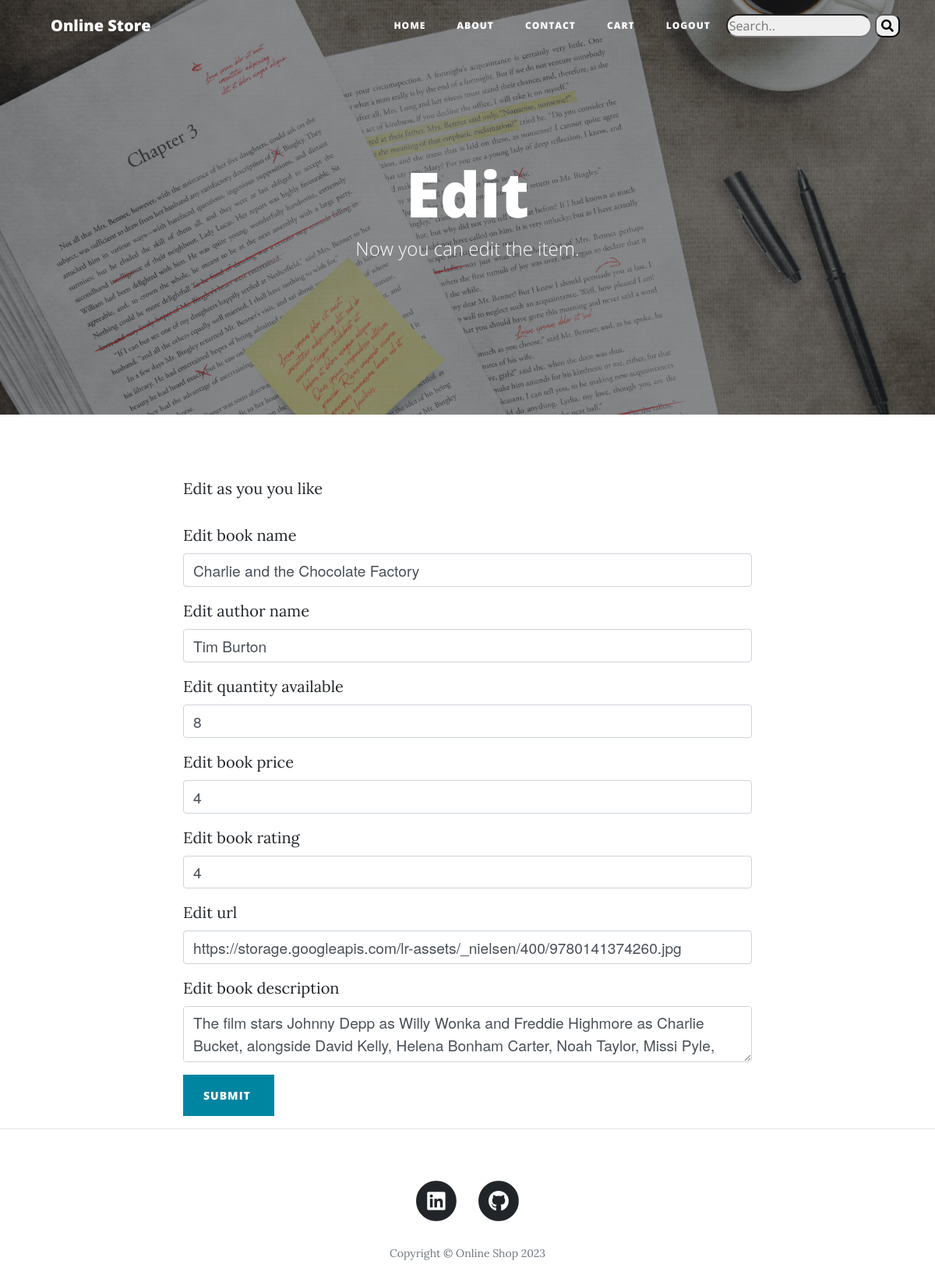
Before: /edit/3 (signed in) with the older database file.
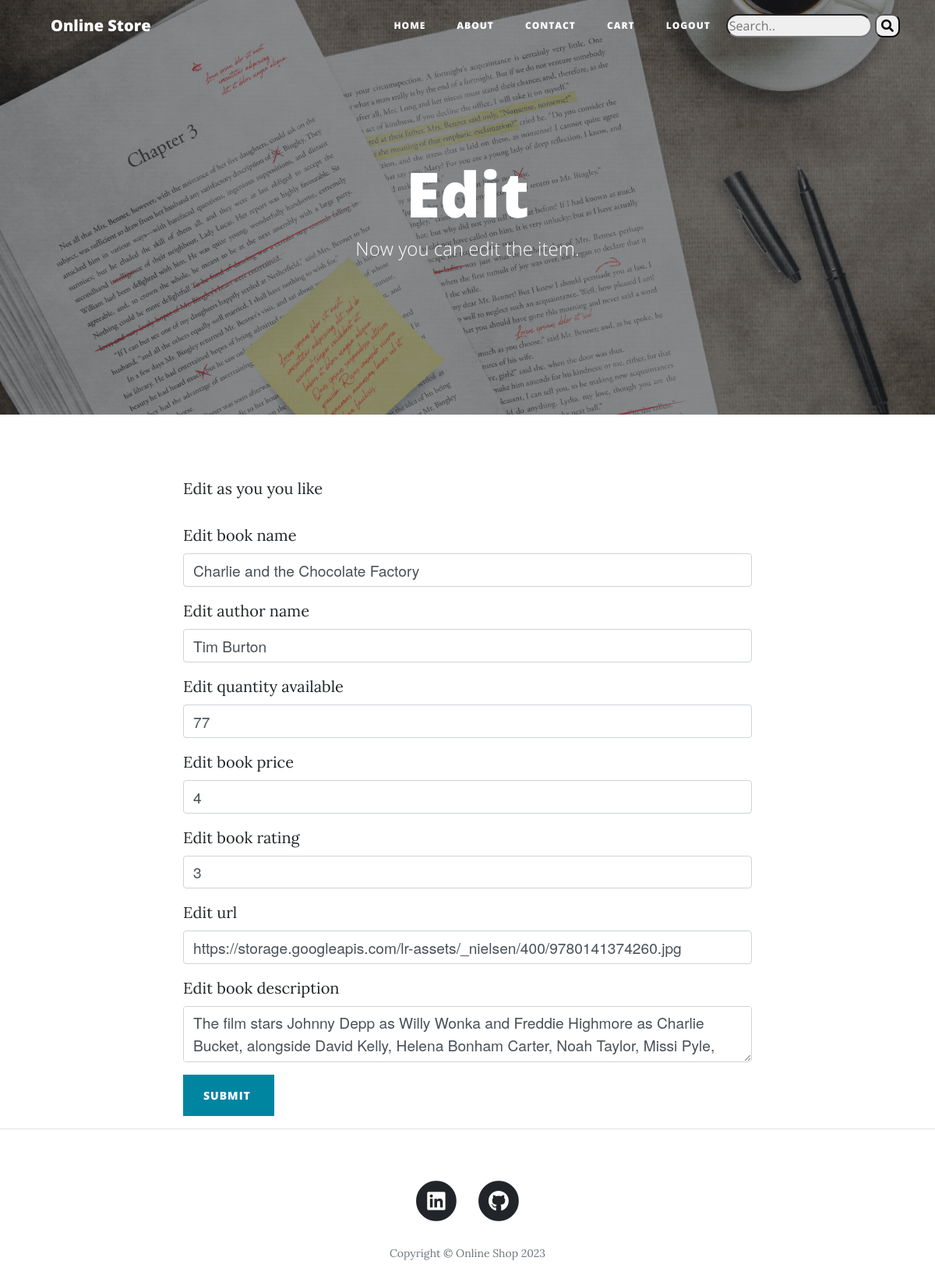
After: the same page with the newer database file.
### main.py (models this page shows)
class Books(db.Model):
    id = db.Column(db.Integer, primary_key=True)
    name = db.Column(db.String(250))
    author = db.Column(db.String(250))
    quantity = db.Column(db.Integer)
    price = db.Column(db.Integer)
    rating = db.Column(db.Integer)
    url = db.Column(db.String(250))
    description = db.Column(db.String(250))

### main.py (the view, shortened to what this page needs)
@app.route('/edit/<int:id>', methods=["GET", "POST"])
@login_required
def edit(id):
    edit_form = BookForm()
    if request.method == 'GET':
        book_to_edit = Books.query.filter_by(id=id).first()
        edit_form.name.data = book_to_edit.name
        edit_form.author.data = book_to_edit.author
        edit_form.quantity.data = book_to_edit.quantity
        edit_form.price.data = book_to_edit.price
        edit_form.rating.data = book_to_edit.rating
        edit_form.url.data = book_to_edit.url
        edit_form.description.data = book_to_edit.description
        return render_template('edit.html', form=edit_form)

### forms.py
class BookForm(FlaskForm):
    name = StringField('Edit book name', validators=[DataRequired()])
    author = StringField('Edit author name', validators=[DataRequired()])
    quantity = IntegerField('Edit quantity available ', validators=[DataRequired(message='Error: Integer expected')])
    price = FloatField('Edit book price', validators=[DataRequired(message='Error: Integer expected')])
    rating = IntegerField('Edit book rating', validators=[DataRequired(message='Error: Integer expected'), NumberRange(min=0, max=5)])
    url = TextField('Edit url', validators=[DataRequired(), URL()])
    description = TextAreaField('Edit book description', validators=[DataRequired()])
    submit = SubmitField('Submit ')

### main.py (called while the page is built)
@login_manager.user_loader
def load_user(user_id):
    print(f'User id to load: {User.query.get(int(user_id))}')
    return User.query.get(int(user_id))

### templates/edit.html
{% include "header.html" %}
{% import "bootstrap/wtf.html" as wtf %}
  <header class="masthead" style="background-image: url('{{ url_for('static', filename='img/edit.jpg')}}')">
    <div class="overlay"></div>
    <div class="container">
      <div class="row">
        <div class="col-lg-8 col-md-10 mx-auto">
          <div class="page-heading">
            <h1>Edit</h1>
            <span class="subheading">Now you can edit the item.</span>
          </div>
        </div>
      </div>
    </div>
  </header>
  <div class="container">
    <div class="row">
      <div class="col-lg-8 col-md-10 mx-auto">
        <p>Edit as you you like</p>
          {{ wtf.quick_form(form, button_map={"submit": "primary"}, novalidate=False) }}
      </div>
    </div>
  </div>
  <hr>
  {% include "footer.html" %}

### templates/header.html (shortened to what this page needs)
<!DOCTYPE html>
<html lang="en">
<head>
    <link href="{{ url_for('static', filename='vendor/bootstrap/css/bootstrap.min.css') }}" rel="stylesheet">
    <link href="{{ url_for('static', filename='vendor/fontawesome-free/css/all.min.css')}}" rel="stylesheet"
          type="text/css">
    <link href="{{ url_for('static', filename='css/clean-blog.min.css')}}" rel="stylesheet">
</head>
<body>
<nav class="navbar navbar-expand-lg navbar-light fixed-top" id="mainNav">
    <div class="container">
        <a class="navbar-brand" href="/">Online Store</a>
        <div class="collapse navbar-collapse" id="navbarResponsive">
            <ul class="navbar-nav ml-auto">
                <li class="nav-item">
                    <a class="nav-link" href="/">Home</a>
                </li>
                <li class="nav-item">
                    <a class="nav-link" href="/about">About</a>
                </li>
                {%if not current_user.is_authenticated:%}
                <li class="nav-item">
                    <a class="nav-link" href="/register">Register</a>
                </li>
                <li class="nav-item">
                    <a class="nav-link" href="/login">Login</a>
                </li>
                {%else%}
                <li class="nav-item">
                    <a class="nav-link" href="/contact">Contact</a>
                </li>
                <li class="nav-item">
                    <a class="nav-link" href="/cart">Cart</a>
                </li>
                <li class="nav-item">
                    <a class="nav-link" href="/logout">Logout</a>
                </li>
                {%endif%}
            </ul>
        </div>
        <div style="font-size: 16px" class="search-container">
            <form action="/search" method="POST">
                <input style="background-color: rgba(239, 239, 240,1); border-radius:15px" type="text"
                       placeholder="Search.." name="searchbox">
                <button style=" border-radius:10px;background-color: rgba(239, 239, 240,1)" type="submit"><i
                        class="fa fa-search"></i></button>
            </form>
        </div>
    </div>
</nav>

### templates/footer.html (shortened to what this page needs)
  <footer>
    <div class="container">
      <div class="row">
        <div class="col-lg-8 col-md-10 mx-auto">
          <ul class="list-inline text-center">
            <li class="list-inline-item">
              <a href="https://www.linkedin.com/in/catalin-dumitrascu-4110ba19a/">
                <span class="fa-stack fa-lg">
                  <i class="fas fa-circle fa-stack-2x"></i>
                  <i class="fab fa-linkedin fa-stack-1x fa-inverse"></i>
                </span>
              </a>
            </li>
            <li class="list-inline-item">
              <a href="https://github.com/CataDumi">
                <span class="fa-stack fa-lg">
                  <i class="fas fa-circle fa-stack-2x"></i>
                  <i class="fab fa-github fa-stack-1x fa-inverse"></i>
                </span>
              </a>
            </li>
          </ul>
          <p class="copyright text-muted">Copyright &copy; Online Shop 2023</p>
        </div>
      </div>
    </div>
  </footer>
</body>
</html>

Changed rows visible on the page:
changed Books "Charlie and the Chocolate Factory": quantity "8" → "77"; rating "4" → "3"
